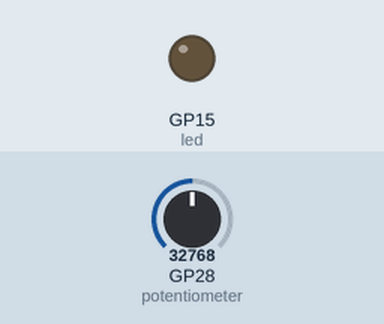
Simulated run of this program. Board: Raspberry Pi Pico running MicroPython. On the bench: output pins drawn as LEDs (lit = HIGH). The test bench sets the inputs (shaded band); at power-on: GP28 (potentiometer) = 32768 (analog values on the 0–65535 scale). What the program prints to the serial console is not drawn.

Above: at 1.2 s.
1.3 s: GP28 (potentiometer) set to 45874
At 2.1 s:
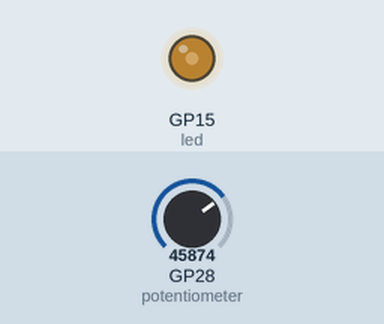
3.0 s: GP28 (potentiometer) set to 57670
At 3.3 s:
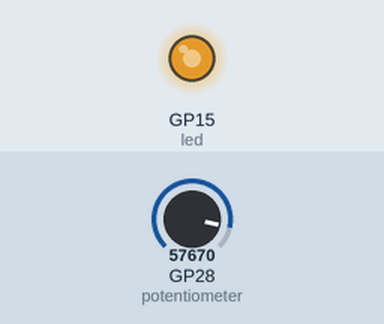
Timing chart, 0 to 6.0 s (numbered marks = the images above; inputs shaded):
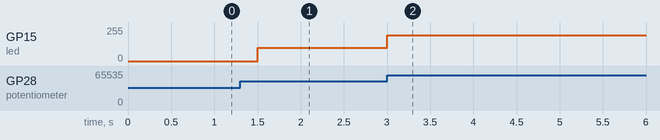

The program:

lesson18_5.py
```python
from machine import ADC, Pin, PWM
from time import sleep

# 初始化 ADC（GPIO 28）和 PWM LED（GPIO 15）
potentiometer = ADC(Pin(28))
led = PWM(Pin(15))
led.freq(1000)  # 設定 PWM 頻率為 1000Hz

# 全局變數：記錄目前為止讀到的最小 raw 值
min_value = 65535  # 一開始設為最大可能值

# 緩衝值：避免雜訊導致閃爍（可調整，建議 200~500）
BUFFER = 300

while True:
    # 讀取 ADC 值（0 ~ 65535）
    raw_value = potentiometer.read_u16()

    # 自動更新歷史最低值
    if raw_value < min_value:
        min_value = raw_value
        print(f"*** 更新最低值: {min_value} ***")

    # 計算電壓與百分比（僅用來顯示）
    voltage = raw_value * 3.3 / 65535
    percentage = raw_value * 100 / 65535

    print(f"原始值: {raw_value}, 最低記錄: {min_value}, 電壓: {voltage:.2f}V, 百分比: {percentage:.1f}%")

    # 自動校正邏輯：
    # 如果目前值很接近歷史最低值（在 BUFFER 範圍內），就強制關閉 LED
    if raw_value <= min_value + BUFFER:
        led.duty_u16(0)  # 完全熄滅
    else:
        # 將剩餘範圍映射到 0~65535
        # 輸入範圍：(min_value + BUFFER) ~ 65535
        # 輸出範圍：0 ~ 65535
        mapped_value = int((raw_value - (min_value + BUFFER)) * 65535 / (65535 - (min_value + BUFFER)))
        # 限制在 0~65535 之間（避免邊界誤差）
        mapped_value = max(0, min(65535, mapped_value))
        led.duty_u16(mapped_value)

    sleep(0.5)  # 每 0.5 秒更新一次
```

Measured:
- after the input at 1.3 s, GP15 (led): 0/255 → 101/255 after 0.20 s
- after the input at 3.0 s, GP15 (led): 101/255 → 193/255 at once
